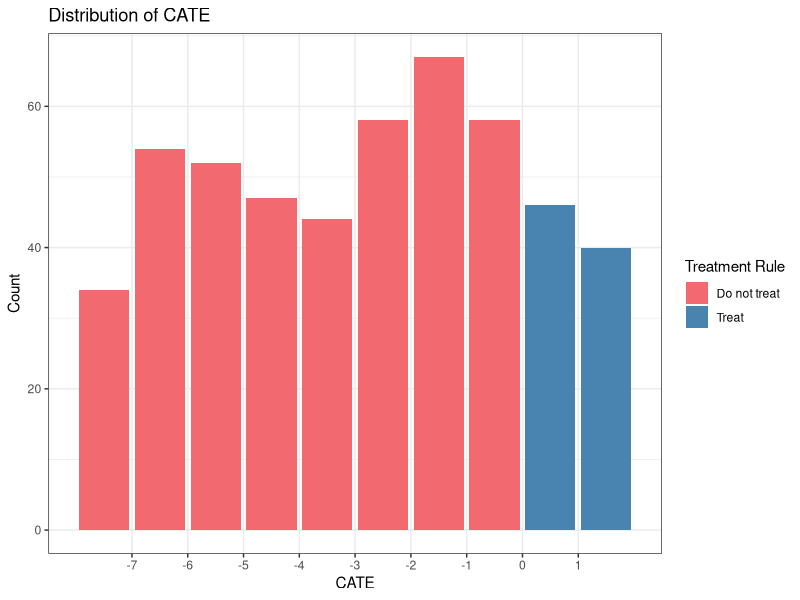

Generate this figure with R:
## ---- chunk 1
knitr::opts_chunk$set(echo = TRUE)
## ---- chunk 2
n <- 500
W <- runif(n, 1, 99)
A <- rbinom(n, 1, prob = abs(W/100))
Y <- rnorm(n, 10) + rnorm(n, 2*A) + rnorm(n, 50*W) - rnorm(n, .1*A*W)
df <- data.frame(W, A, Y)
## ---- chunk 3
fit <- glm(Y~A*W)
E_Y1 <- predict(fit, newdata = data.frame(A = 1, W))
E_Y0 <- predict(fit, newdata = data.frame(A = 0, W))
CATE <- E_Y1 - E_Y0
## ---- chunk 4
library(tidyverse)
data.frame(CATE) |>
  mutate(d_star = ifelse(CATE > 0, "Treat", "Do not treat")) |>
  ggplot(aes(CATE,fill=d_star)) +
  geom_bar() +
  scale_x_binned() +
  theme_bw() +
  scale_fill_manual(values = c("#f2696f","#4984b0")) +
  labs(x="CATE", y = "Count", fill = "Treatment Rule", title="Distribution of CATE")
